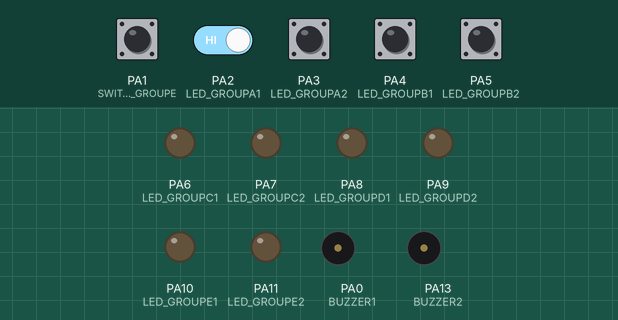
Recording of a sketch running on a simulated STM32 Blue Pill. Parts: output pins drawn as LEDs (lit = HIGH), buzzer (waves = sounding, pin HIGH). Inputs (shaded band) come from the test bench; at power-on: PA1 (SWITCH_GROUPE), PA2 (LED_GROUPA1), PA3 (LED_GROUPA2), PA4 (LED_GROUPB1), PA5 (LED_GROUPB2) HIGH.

Above: at 1.2 s.
1.3 s: PA1 (SWITCH_GROUPE) pulled LOW for 0.15 s
At 2.4 s:
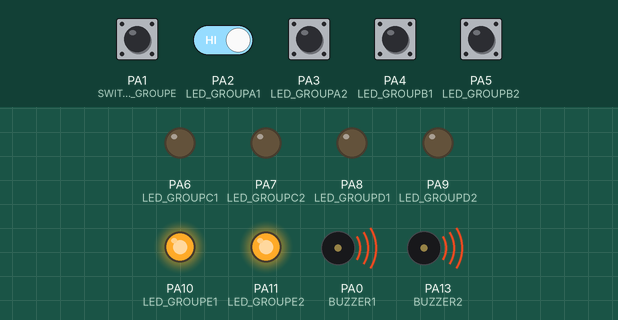
2.9 s: PA1 (SWITCH_GROUPE) driven LOW and PA2 (LED_GROUPA1) driven LOW
5.9 s: PA3 (LED_GROUPA2) pulled LOW for 1 s
At 7.4 s:
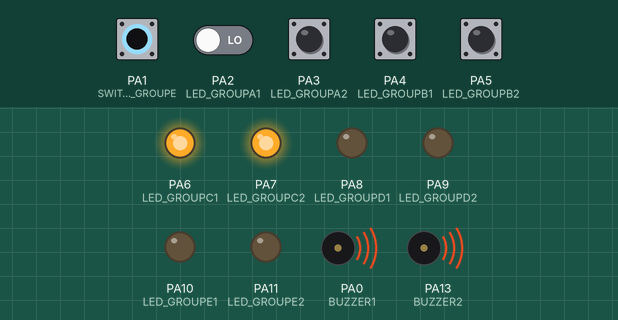
8.4 s: PA2 (LED_GROUPA1) driven HIGH
At 12.1 s:
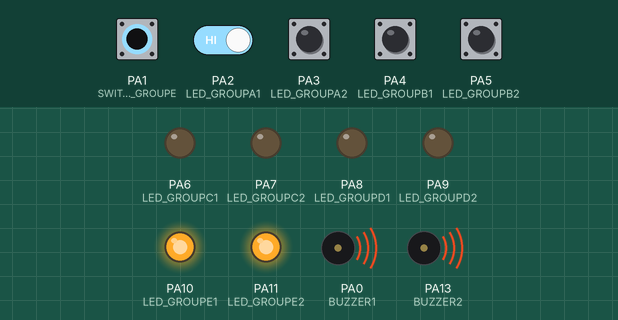
Timing chart, 0 to 12.4 s (numbered marks = the images above; inputs shaded):
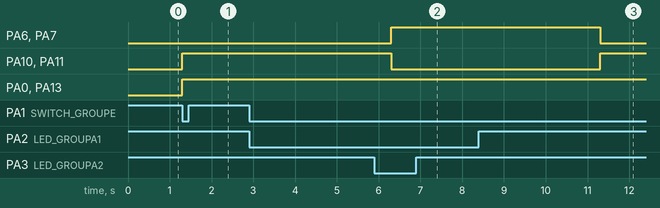

Measured:
- after the input at 1.3 s, PA10 (LED_GROUPE1), PA11 (LED_GROUPE2), PA0 (BUZZER1), PA13 (BUZZER2): LOW → HIGH at once
- after the input at 2.9 s, every drawn part: stays the same
- after the input at 5.9 s, PA6 (LED_GROUPC1), PA7 (LED_GROUPC2): LOW → HIGH after 0.40 s; PA8 (LED_GROUPD1), PA9 (LED_GROUPD2): stays LOW (without the input it goes to HIGH after 0.40 s)
- after the input at 8.4 s, PA8 (LED_GROUPD1), PA9 (LED_GROUPD2): stays LOW (without the input it goes to HIGH after 2.9 s); PA10 (LED_GROUPE1), PA11 (LED_GROUPE2): LOW → HIGH after 2.9 s

The sketch:

belcca.ino
```cpp
// (licence header left out)
#include <EEPROM.h>

#define LED_GROUPA1 2
#define LED_GROUPA2 3
#define LED_GROUPB1 4
#define LED_GROUPB2 5
#define LED_GROUPC1 6
#define LED_GROUPC2 7
#define LED_GROUPD1 8
#define LED_GROUPD2 9
#define LED_GROUPE1 10
#define LED_GROUPE2 11
#define BUZZER1 A0
#define BUZZER2 13
#define SWITCH_GROUPA A5
#define SWITCH_GROUPB A4
#define SWITCH_GROUPC A3
#define SWITCH_GROUPD A2
#define SWITCH_GROUPE A1

void setup() {
  //Serial.begin(9600);
  //Serial.print("Serial pin enabled!\n");
  pinMode(LED_GROUPA1,OUTPUT);
  pinMode(LED_GROUPA2,OUTPUT);
  pinMode(LED_GROUPB1,OUTPUT);
  pinMode(LED_GROUPB2,OUTPUT);
  pinMode(LED_GROUPC1,OUTPUT);
  pinMode(LED_GROUPC2,OUTPUT);
  pinMode(LED_GROUPD1,OUTPUT);
  pinMode(LED_GROUPD2,OUTPUT);
  pinMode(LED_GROUPE1,OUTPUT);
  pinMode(LED_GROUPE2,OUTPUT);
  pinMode(BUZZER1, OUTPUT);
  pinMode(BUZZER2, OUTPUT);
  pinMode(SWITCH_GROUPA,INPUT_PULLUP);
  pinMode(SWITCH_GROUPB,INPUT_PULLUP);
  pinMode(SWITCH_GROUPC,INPUT_PULLUP);
  pinMode(SWITCH_GROUPD,INPUT_PULLUP);
  pinMode(SWITCH_GROUPE  ,INPUT_PULLUP);
}

void loop() {
  // put your main code here, to run repeatedly:
  //Serial.print(digitalRead(A5));
  bool valGA = digitalRead(SWITCH_GROUPA);
  bool valGB = digitalRead(SWITCH_GROUPB);
  bool valGC = digitalRead(SWITCH_GROUPC);
  bool valGD = digitalRead(SWITCH_GROUPD);
  bool valGE = digitalRead(SWITCH_GROUPE);

  if(valGA == 0) {
  digitalWrite(BUZZER1,HIGH);
  digitalWrite(BUZZER2,HIGH);
  digitalWrite(LED_GROUPA1,HIGH);
    digitalWrite(LED_GROUPA2,HIGH);
  digitalWrite(LED_GROUPB1, LOW);
    digitalWrite(LED_GROUPB2,LOW);
    digitalWrite(LED_GROUPC1,LOW);
    digitalWrite(LED_GROUPC2,LOW);
    digitalWrite(LED_GROUPD1,LOW);
    digitalWrite(LED_GROUPD2,LOW);
    digitalWrite(LED_GROUPE1,LOW);
    digitalWrite(LED_GROUPE2,LOW);
  delay(5000);
  } else if(valGB == 0) {

  digitalWrite(BUZZER1,HIGH);
  digitalWrite(BUZZER2,HIGH);
  digitalWrite(LED_GROUPA1,LOW);
  digitalWrite(LED_GROUPA2,LOW);
  digitalWrite(LED_GROUPB1, HIGH);
    digitalWrite(LED_GROUPB2,HIGH);
    digitalWrite(LED_GROUPC1,LOW);
    digitalWrite(LED_GROUPC2,LOW);
    digitalWrite(LED_GROUPD1,LOW);
    digitalWrite(LED_GROUPD2,LOW);
    digitalWrite(LED_GROUPE1,LOW);
    digitalWrite(LED_GROUPE2,LOW);
  delay(5000);
  } else if(valGC == 0) {
     digitalWrite(BUZZER1,HIGH);
  digitalWrite(BUZZER2,HIGH);
  digitalWrite(LED_GROUPA1,LOW);
  digitalWrite(LED_GROUPA2,LOW);
  digitalWrite(LED_GROUPB1, LOW);
    digitalWrite(LED_GROUPB2,LOW);
    digitalWrite(LED_GROUPC1,HIGH);
    digitalWrite(LED_GROUPC2,HIGH);
    digitalWrite(LED_GROUPD1,LOW);
    digitalWrite(LED_GROUPD2,LOW);
    digitalWrite(LED_GROUPE1,LOW);
    digitalWrite(LED_GROUPE2,LOW);
    delay(5000);
  } else if(valGD == 0) {
     digitalWrite(BUZZER1,HIGH);
  digitalWrite(BUZZER2,HIGH);
  digitalWrite(LED_GROUPA1,LOW);
  digitalWrite(LED_GROUPA2,LOW);
  digitalWrite(LED_GROUPB1, LOW);
    digitalWrite(LED_GROUPB2,LOW);
    digitalWrite(LED_GROUPC1,LOW);
    digitalWrite(LED_GROUPC2,LOW);
    digitalWrite(LED_GROUPD1,HIGH);
    digitalWrite(LED_GROUPD2,HIGH);
    digitalWrite(LED_GROUPE1,LOW);
    digitalWrite(LED_GROUPE2,LOW);
    delay(5000);
  } else if (valGE == 0) {
     digitalWrite(BUZZER1,HIGH);
  digitalWrite(BUZZER2,HIGH);
  digitalWrite(LED_GROUPA1,LOW);
  digitalWrite(LED_GROUPA2,LOW);
  digitalWrite(LED_GROUPB1, LOW);
    digitalWrite(LED_GROUPB2,LOW);
    digitalWrite(LED_GROUPC1,LOW);
    digitalWrite(LED_GROUPC2,LOW);
    digitalWrite(LED_GROUPD1,LOW);
    digitalWrite(LED_GROUPD2,LOW);
    digitalWrite(LED_GROUPE1,HIGH);
    digitalWrite(LED_GROUPE2,HIGH);
    delay(5000);
  }else if ((valGA == 0 && valGB == 0) || (valGA == 0 && valGC == 0) || (valGB == 0 && valGC == 0) ) {
     digitalWrite(BUZZER1,LOW);
  digitalWrite(BUZZER2,LOW);
  digitalWrite(LED_GROUPA1,LOW);
  digitalWrite(LED_GROUPA2,LOW);
  digitalWrite(LED_GROUPB1, LOW);
    digitalWrite(LED_GROUPB2,LOW);
    digitalWrite(LED_GROUPC1,LOW);
    digitalWrite(LED_GROUPC2,LOW);
    digitalWrite(LED_GROUPD1,LOW);
    digitalWrite(LED_GROUPD2,LOW);
    digitalWrite(LED_GROUPE1,LOW);
    digitalWrite(LED_GROUPE2,LOW);
  } else {
     digitalWrite(BUZZER1,LOW);
  digitalWrite(BUZZER2,LOW);
  digitalWrite(LED_GROUPA1,LOW);
  digitalWrite(LED_GROUPA2,LOW);
  digitalWrite(LED_GROUPB1, LOW);
    digitalWrite(LED_GROUPB2,LOW);
    digitalWrite(LED_GROUPC1,LOW);
    digitalWrite(LED_GROUPC2,LOW);
    digitalWrite(LED_GROUPD1,LOW);
    digitalWrite(LED_GROUPD2,LOW);
    digitalWrite(LED_GROUPE1,LOW);
    digitalWrite(LED_GROUPE2,LOW);
  }
}
```
